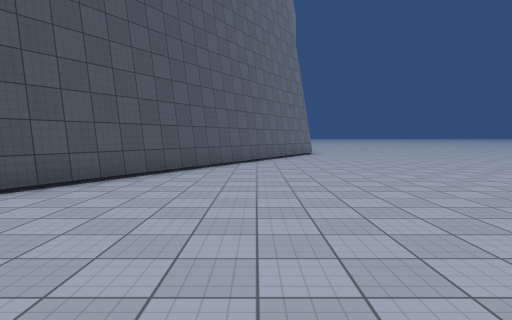
view 1 (above)

16 first-person views from a walk through a Unity game level. The camera is 1.5 m above the floor, tilts 4° down and sees 75° across. The floor is counted in squares, 2 m on a side. Each view is taken from the middle of a square. On the plan, view 1 faces up. The plan holds only what a view shows up to about 11 squares ahead; the rest is blank. The place goes on beyond the plan. Some animated figures are left out. Surface patterns are stand-ins for the level's own textures.

view 2
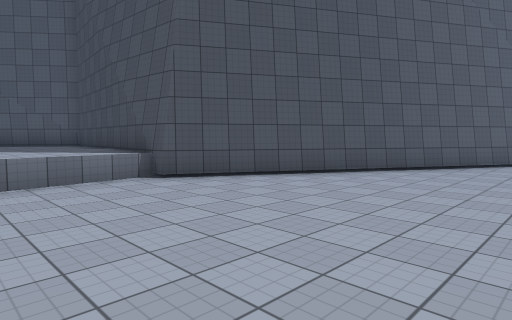

view 3
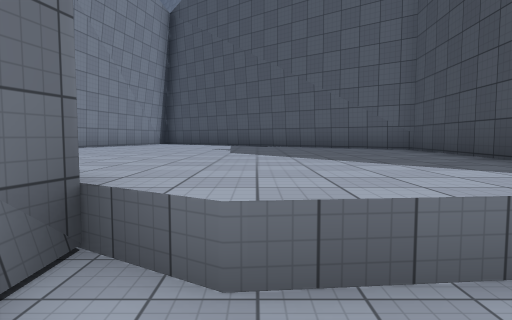

view 4
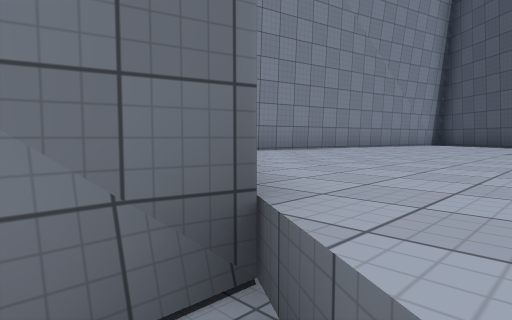

view 5
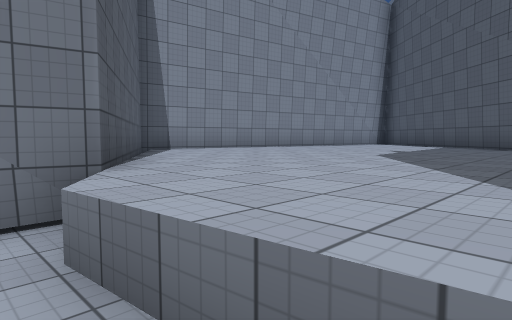

view 6
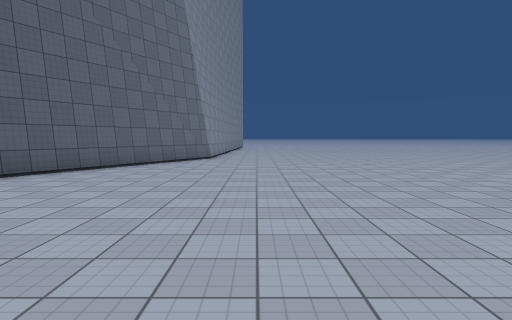

view 7
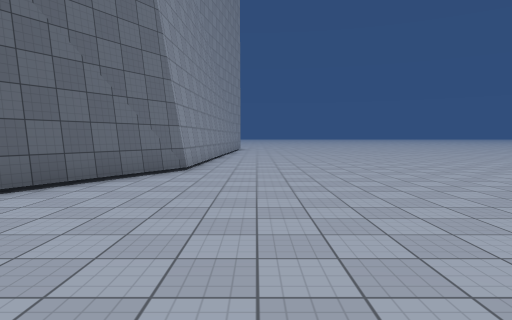

view 8
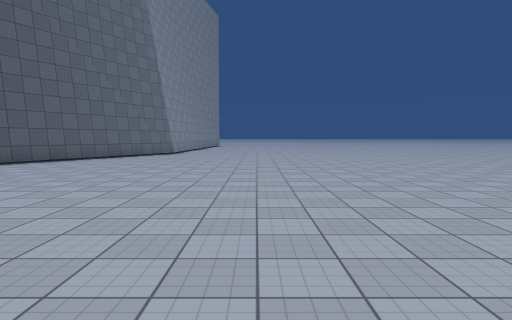

view 9
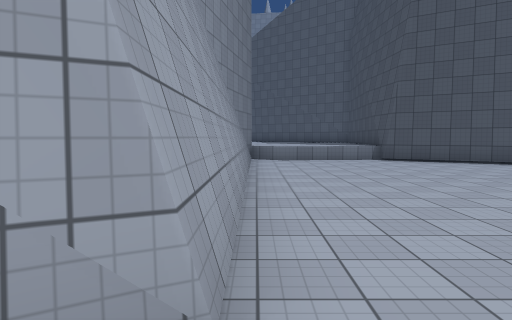

view 10
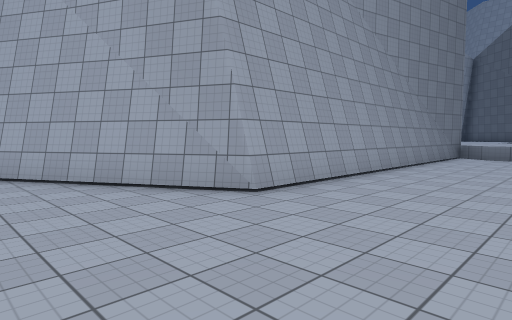

view 11
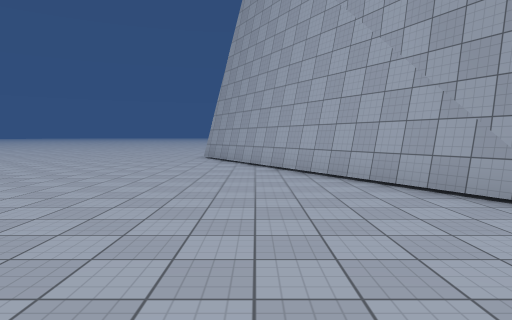

view 12
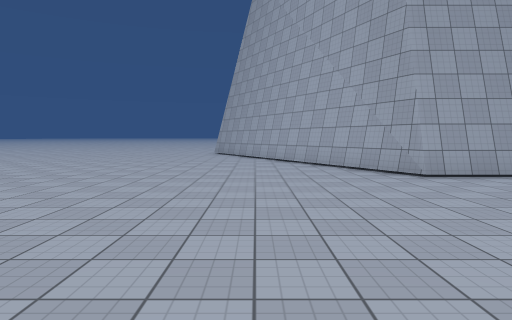

view 13
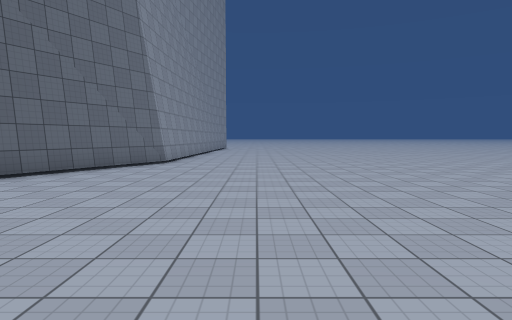

view 14
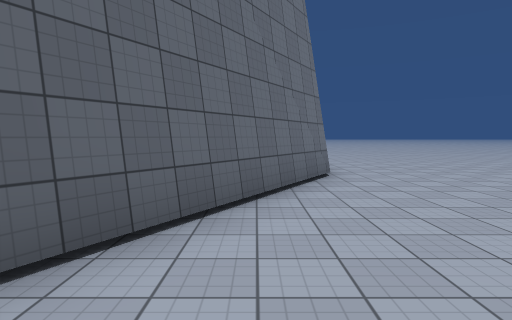

view 15
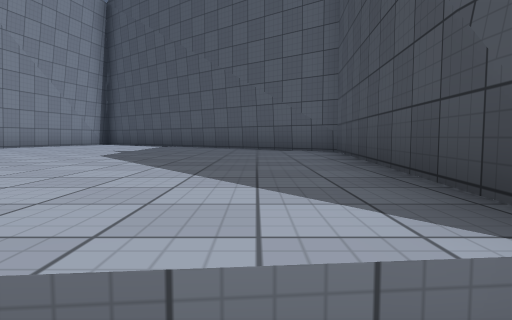

view 16
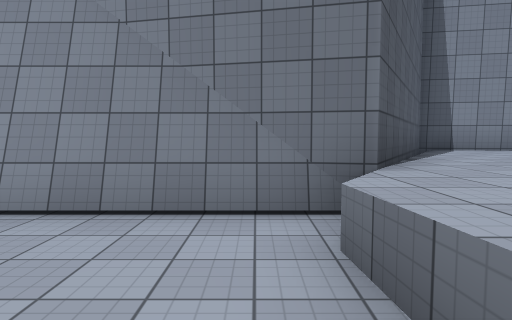

### Floor plan
Key: @ floor where view 1 was taken; # wall or solid block; . floor; / step, stairs or slope; ^ raised ledge.
Columns run from 15 left of view 1 to 10 right of it. Each row starts with its distance up from view 1.
 16                  #........
 15                  #........
 14                 ##........
 13                 #.........
 12                ##.........
 11                #..........
 10               ##..........
  9              ##...........
  8              #............
  7             ##............
  6             #.............
  5      ^^^    #.............
  4     ^^^^^^^^..............
  3    ^^^^^^^^^..............
  2   ^^^^^^^^^^..............
  1   ^^^^^^^^^^..............
  0  ^^^^^^^^^^#///@//////....
 -1 ^^^^^^^^^^^##        #....
 -2 ^^^^^^^^^^#          ##...
 -3 #^^^^^^^^#            #...
 -4   ^^^^^^^#            ##..
 -5         #              #..
 -6                        ##.
 -7                         #.
 -8                         ##

Positions as (right, up) in squares from view 1, and headings:
1: (0, 0), facing up
2: (2, 1), facing up-left
3: (-2, 1), facing left
4: (-3, 1), facing down-left
5: (-3, 3), facing down-left
6: (4, 3), facing up
7: (4, 7), facing up
8: (6, 0), facing up
9: (7, 0), facing left
10: (9, 3), facing down-left
11: (9, 3), facing down
12: (9, 6), facing down
13: (5, 5), facing up
14: (1, 8), facing up
15: (-3, 3), facing left
16: (-3, 3), facing down
